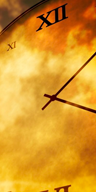
#> input picture slides/ora.png, 96 x 192 px, found by its file name
$ python ora.py
#> lines starting #> are read from the running program, lines starting #| are printed output that depends on the picture
#!/usr/bin/python

import sys
import os
from PIL import Image, ImageDraw, ImageFont
import StringIO
import time

from datetime import datetime

mesi=["Gennaio","Febbraio","Marzo","Aprile","Maggio","Giugno","Luglio","Agosto","Settembre","Ottobre","Novembre","Dicembre"]

#Panel size
size = 96, 192

#Load a TTF font
font1 = ImageFont.truetype("Ubuntu-B.ttf", 18)
font2 = ImageFont.truetype("Ubuntu-B.ttf", 34)
font3 = ImageFont.truetype("Ubuntu-B.ttf", 16)

#im=Image.new("RGB",size,"black")
im=Image.open("/var/www/html/slides/ora.png")
#> im is the input picture: PIL image 96x192 RGB; mean R, G, B 215.9, 150.9, 40.3

#Create a draw object to draw primitives on the new image
draw = ImageDraw.Draw(im)
draw.fontmode="0" #No antialias

time_string=datetime.now().strftime('%H:%M')
date_string=datetime.now().strftime('%d/%m/%Y')

#Draw counter text on the panel
y=50
draw.text((0,0+y), "Sono le ore", (255,0,255), font=font1)
draw.text((6,16+y), time_string, (0,255,0), font=font2)
draw.text((34,50+y), "del", (255,0,255), font=font1)
draw.text((0,70+y), date_string, (255,255,0), font=font1)
del draw

#Generate a JPEG image (a format very similar to byte array RGB we need)
output = StringIO.StringIO()
im.save("/tmp/ora.png", format='PNG')
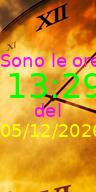
#> saved as ora.png: PIL image 96x192 RGB; mean R, G, B 209.2, 150.2, 41.8
del im


$ run again, with slides/98096e39-93cb-46ec-b434-008aaa501f8d.png copied over slides/ora.png
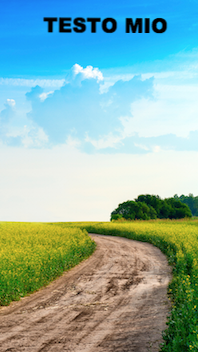
#> input picture slides/98096e39-93cb-46ec-b434-008aaa501f8d.png, 198 x 352 px, found by its file name
#> im is the input picture: PIL image 198x352 RGBA; mean R, G, B, A 141.3, 177.3, 171.6, 255
#> `im.save("/tmp/ora.png", format='PNG')`:
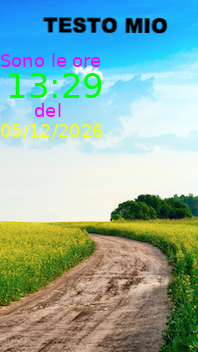
#> saved as ora.png: PIL image 198x352 RGBA; mean R, G, B, A 141.9, 176.3, 167.6, 255
